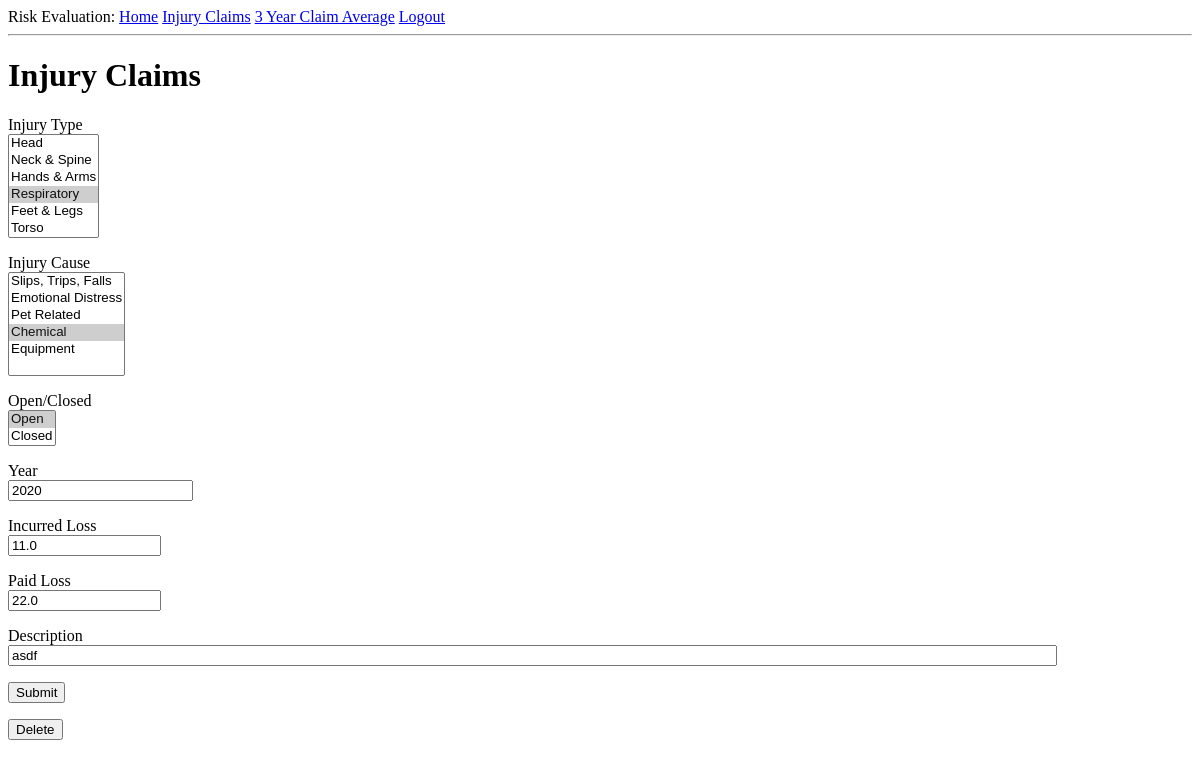
Before: /edit_injury_claim/5 (signed in) with the older database file.
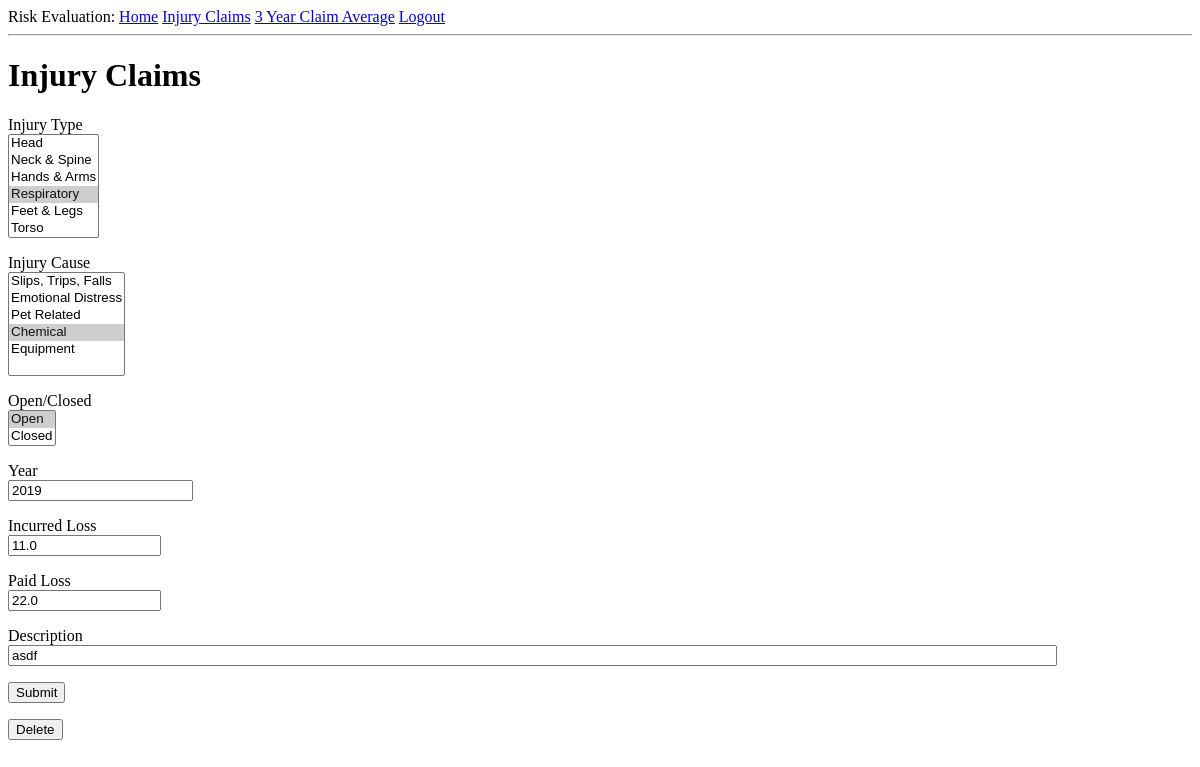
After: the same page with the newer database file.
### app/models.py (models this page shows)
class Injury(db.Model):
    id = db.Column(db.Integer, primary_key=True)
    company = db.Column(db.String(50), index=True)
    injury_type = db.Column(db.String(30), index=True)
    injury_cause = db.Column(db.String(30), index=True)
    open_or_closed = db.Column(db.String(1), index=True)
    year = db.Column(db.Integer)
    incurred_loss = db.Column(db.Float)
    paid_loss = db.Column(db.Float)
    description = db.Column(db.String(100))

### app/routes.py (the view, shortened to what this page needs)
@app.route('/edit_injury_claim/<int:id>', methods=['GET', 'POST'])
def edit(id):
    qry = Injury.query.filter_by(company=current_user.company).filter(Injury.id==id)
    injury_claim = qry.first()
    if injury_claim:
        form = InjuryClaimForm(formdata=request.form, obj=injury_claim)
        return render_template('edit_injury_claim.html', form=form, search_form=None, table=None)
    else:
        return 'Error loading #{id}'.format(id=id)

### app/forms.py
class InjuryClaimForm(FlaskForm):
    injury_type = SelectField(u'Injury Type', validators=[DataRequired()],
        choices=[('head', 'Head'), ('neck_spine', 'Neck & Spine'), ('hands_arms', 'Hands & Arms'), ('respiratory', 'Respiratory'), ('feet_legs', 'Feet & Legs'), ('torso', 'Torso')])
    injury_cause = SelectField(u'Injury Cause', validators=[DataRequired()],
        choices=[('slips_trips_falls', 'Slips, Trips, Falls'), ('emotional_distress', 'Emotional Distress'), ('pet', 'Pet Related'), ('chemical', 'Chemical'), ('equipment', 'Equipment')])
    open_or_closed = SelectField(u'Open/Closed', validators=[DataRequired()],
        choices=[('open', 'Open'), ('closed', 'Closed')])
    year = IntegerField('Year', validators=[DataRequired()])
    incurred_loss = FloatField('Incurred Loss', validators=[DataRequired()])
    paid_loss = FloatField('Paid Loss', validators=[DataRequired()])
    description = StringField('Description', validators=[DataRequired()])
    submit = SubmitField('Submit')
    delete = SubmitField('Delete')

### app/models.py (called while the page is built)
@login.user_loader
def load_user(id):
    return User.query.get(int(id))

### app/templates/edit_injury_claim.html (shortened to what this page needs)
{% extends "base.html" %}
{% block content %}
    <h1>Injury Claims</h1>
    <form action="" method="post">
        <p>
            {{ form.injury_type.label }}<br>
            {{ form.injury_type(size=6) }}<br>
        </p>
        <p>
            {{ form.injury_cause.label }}<br>
            {{ form.injury_cause(size=6) }}<br>
        </p>
        <p>
            {{ form.open_or_closed.label }}<br>
            {{ form.open_or_closed(size=2) }}<br>
        </p>
        <p>
            {{ form.year.label }}<br>
            {{ form.year(size=16) }}<br>
        </p>
        <p>
            {{ form.incurred_loss.label }}<br>
            {{ form.incurred_loss(size=16) }}<br>
        </p>
        <p>
            {{ form.paid_loss.label }}<br>
            {{ form.paid_loss(size=16) }}<br>
        </p>
        <p>
            {{ form.description.label }}<br>
            {{ form.description(size=128) }}<br>
        </p>
        <p>{{ form.submit() }}</p>
        {% if not table %}
        <p>{{ form.delete() }}</p>
        {% endif %}
    </form>
{% endblock %}

### app/templates/base.html (shortened to what this page needs)
<html>
    <head>
    </head>
    <body>
        <div>
            Risk Evaluation:
            <a href="{{ url_for('index') }}">Home</a>
            {% if current_user.is_anonymous %}
            <a href="{{ url_for('login') }}">Login</a>
            {% else %}
            <a href="{{ url_for('injury_claim') }}">Injury Claims</a>
            <a href="{{ url_for('three_year_claim_average') }}">3 Year Claim Average</a>
            <a href="{{ url_for('logout') }}">Logout</a>
            {% endif %}
        </div>
        <hr>
        {% block content %}{% endblock %}
    </body>
</html>

Changed rows visible on the page:
changed Injury "Head / Neck & Spine / Hands & Arms / Respiratory ☑ / Feet & Legs / Torso": year "2020" → "2019"
